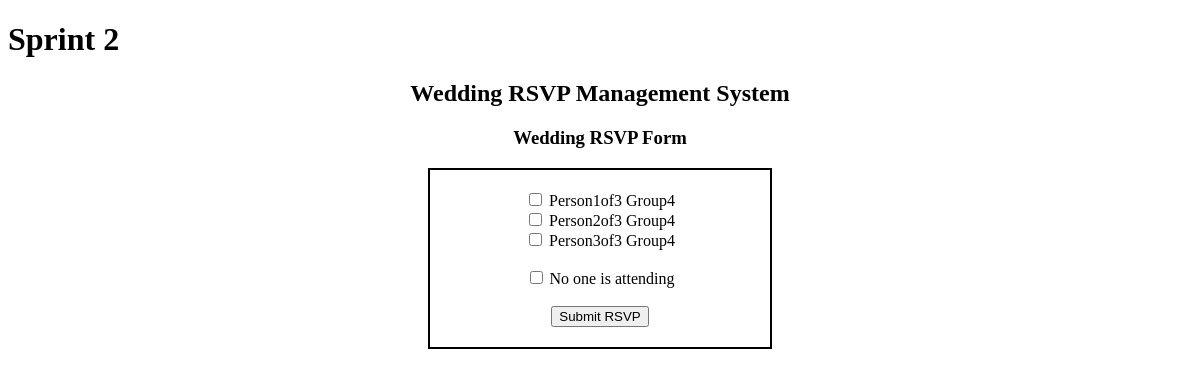
Screenshot of /rsvp/4 with the database file from the repository.
### tables this page shows
CREATE TABLE "guests" (
    guest_id INTEGER PRIMARY KEY,
    invite_id INTEGER,
    first_name TEXT NOT NULL,
    last_name TEXT NOT NULL,
    rsvp_status TEXT DEFAULT 'Not Responded',
    FOREIGN KEY (invite_id) REFERENCES invites(invite_id)
);

### app.py (the view, shortened to what this page needs)
@app.route("/rsvp/<int:invite_id>", methods=["GET", "POST"])
def rsvp(invite_id):
    guests = fetch_data(
        "SELECT guest_id, first_name, last_name FROM guests WHERE invite_id = ?", #query section
        (invite_id,) #parameters section
    )
    return render_template("rsvp.html", guests=guests)  #Now here we are sending guests information to guests in HTML

### database.py (called while the page is built)
def fetch_data(query, parameters=()):
    connection = sqlite3.connect(database)
    try:
        cursor = connection.cursor()
        cursor.execute(query, parameters)
        data = cursor.fetchall()
        return data
    finally:
        connection.close()

### templates/rsvp.html (shortened to what this page needs)
<!DOCTYPE html>
<html lang="en">
<head>
    <link rel="stylesheet" href="{{ url_for('static', filename='css/styles.css') }}">
</head>
<body>
    <h1>Sprint 2</h1>
    <h2>Wedding RSVP Management System</h2>
    <h3>Wedding RSVP Form</h3>
	<div class="form-box">
        <form method="POST">
        {% for guest in guests %}
            <input
                type="checkbox"
                id="guest{{ guest[0] }}"
                name="guest"
                value="{{ guest[0] }}"
            >
            <label for="guest{{ guest[0] }}">
                {{ guest[1] }} {{ guest[2] }}
            </label>
            <br>
        {% endfor %}
			<br>
			<input
				type="checkbox"
				id="no_one"
				name="no_one"
				value="no_one"
			>
			<label for="no_one">
				No one is attending
			</label>
			<br><br>
			<button type="submit">Submit RSVP</button>
		</form>
	</div>
</body>
</html>

### static/css/styles.css (style rules this page uses)
.form-box { border: 2px solid black; width: 300px; padding: 20px; text-align: center; margin: 0 auto; }
h2, h3 { text-align: center; }

### rows the page displays
guests: first_name "Person1of3", last_name "Group4"
guests: first_name "Person2of3", last_name "Group4"
guests: first_name "Person3of3", last_name "Group4"
